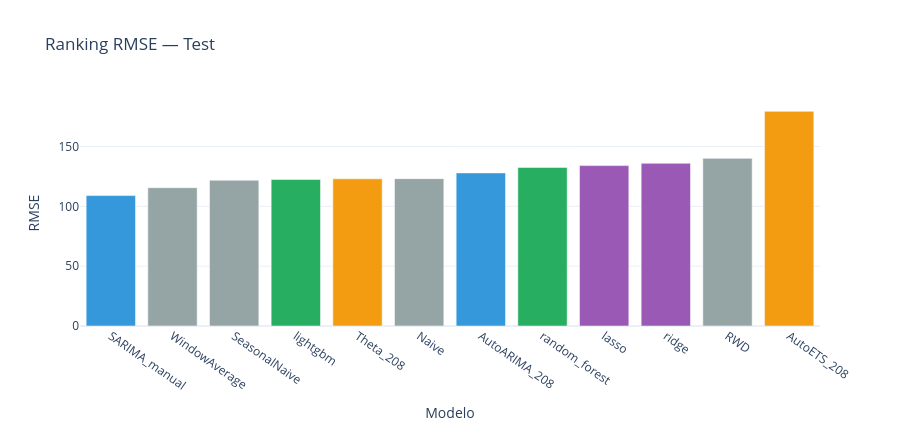

The cell this chart's notebook holds for it:
### Markdown cell above
---
## PARTE 12: TEST, RESIDUOS Y SELECCION FINAL

El test conserva el periodo real 2020-2024. La seleccion final prioriza RMSE por su penalizacion de errores grandes durante brotes, pero se contrasta con MAE, MAPE, CV y residuos.

### Code cell
def agregar_mejoras_vs_baseline(metricas, baseline):
    metricas = metricas.copy()
    base = metricas.loc[metricas.modelo == baseline].iloc[0]
    for metrica in ['mae', 'rmse', 'mape']:
        metricas[f'mejora_{metrica}_vs_{baseline}'] = (base[metrica] - metricas[metrica]) / base[metrica] * 100
    return metricas


test_resultados = combinar_predicciones(test, [preds_baseline, preds_arima, preds_suavizado, preds_ml])
modelos_todos = columnas_modelo(test_resultados)
test_resultados[modelos_todos] = test_resultados[modelos_todos].clip(lower=0)

tiempo_modelo = {
    **{modelo: np.nan for modelo in modelos_baseline},
    **{modelo: tiempo_arima for modelo in modelos_arima_col},
    **{modelo: tiempo_suavizado for modelo in modelos_suavizado_col},
    **{modelo: tiempo_ml for modelo in modelos_ml_col},
}

metricas_test = calcular_metricas_pronostico(test_resultados, modelos_todos)
metricas_test['familia'] = metricas_test['modelo'].map(familia_modelo)
metricas_test['tiempo_segundos'] = metricas_test['modelo'].map(tiempo_modelo)
for baseline in ['SeasonalNaive', 'WindowAverage']:
    metricas_test = agregar_mejoras_vs_baseline(metricas_test, baseline)
metricas_test = metricas_test.sort_values('rmse').reset_index(drop=True)

print('Benchmark completo — Test:')
display(evaluar_test_estilo(test_resultados, modelos_todos))
graficar_rmse_modelos(metricas_test, 'Ranking RMSE — Test')
display(estilo_ranking_metricas(metricas_test))

### Figure 1 — Plotly figure (JSON) as saved in the notebook; plotly's stock layout.template omitted (floating-point values rounded to 4 significant figures)
{"data": [{"marker": {"color": ["#3498db", "#95a5a6", "#95a5a6", "#27ae60", "#f39c12", "#95a5a6", "#3498db", "#27ae60", "#9b59b6", "#9b59b6", "#95a5a6", "#f39c12"]}, "type": "bar", "x": ["SARIMA_manual", "WindowAverage", "SeasonalNaive", "lightgbm", "Theta_208", "Naive", "AutoARIMA_208", "random_forest", "lasso", "ridge", "RWD", "AutoETS_208"], "y": [109.0, 115.6, 121.8, 122.5, 123.0, 123.1, 128.0, 132.6, 134.1, 136.0, 140.1, 179.4]}], "layout": {"height": 430, "showlegend": false, "title": {"text": "Ranking RMSE — Test"}, "xaxis": {"tickangle": 35, "title": {"text": "Modelo"}}, "yaxis": {"title": {"text": "RMSE"}}}}
